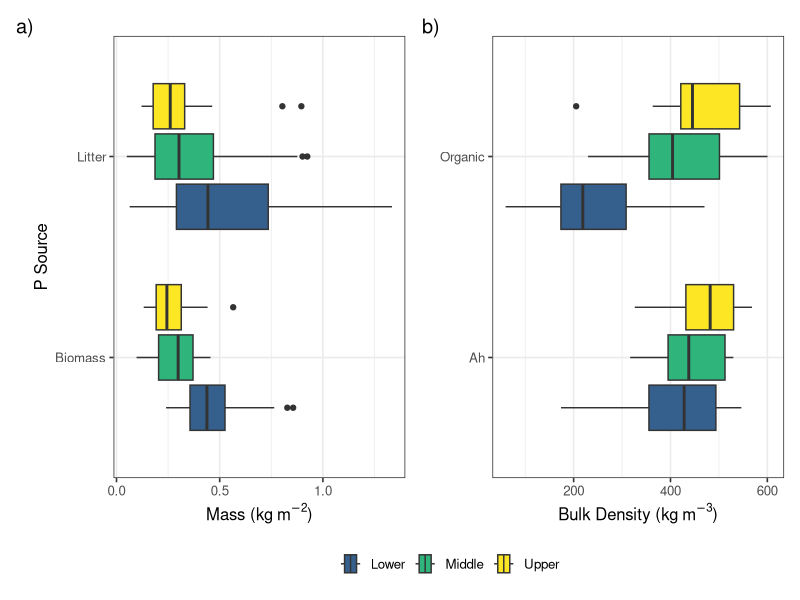
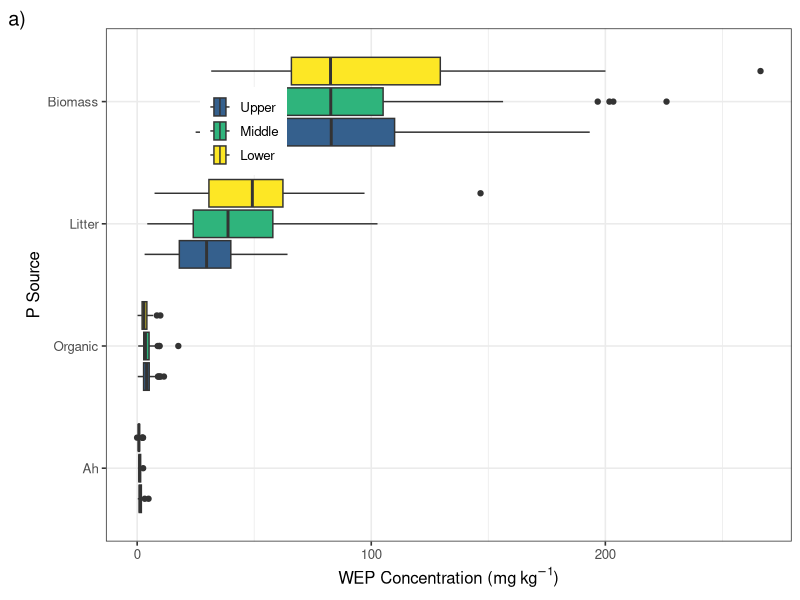
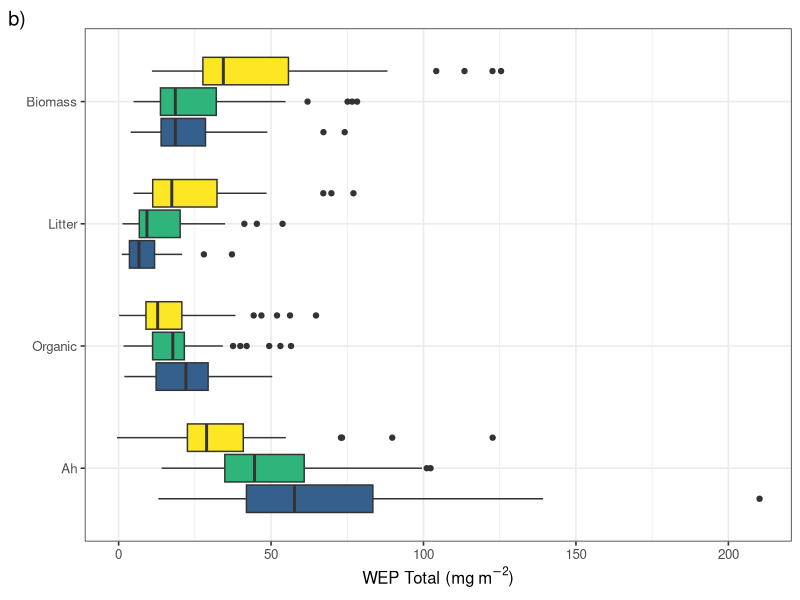
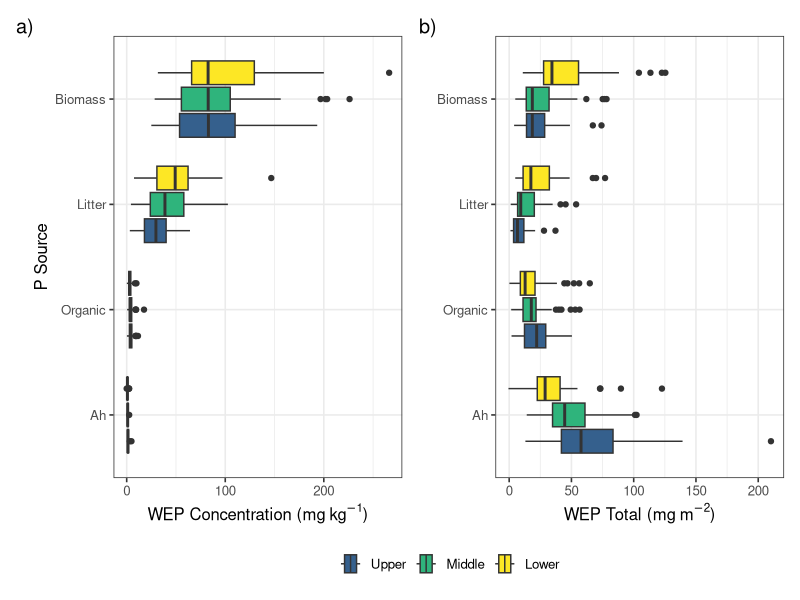

R code for these plots, in order:
## ---- chunk 1
library(tidyverse)
library(viridis)
library(patchwork)
## ---- chunk 2
conc <- read_csv(here::here("notebooks/Data/P_concentration.csv")) %>%
  rename("conc" = "ak_content") %>%
  filter(timing == "Before") %>%
  mutate(sample_type = fct_recode(sample_type, "Ah" = "Soil")) %>%
  mutate(sample_type = fct_relevel(sample_type, c("Ah", "Organic", "Litter","Biomass"))) %>%
  mutate(location = fct_relevel(location, c("Upper", "Middle", "Lower")))

mass_data <- read_csv(here::here("notebooks/Data/mass.csv")) %>%
  filter(timing == "Before") %>%
  mutate(sample_type = fct_relevel(sample_type, c("Biomass", "Litter")))

bd_data <- read_csv(here::here("notebooks/Data/bulk density.csv")) %>% # Bulk density measurements
  mutate(mass = bd * length_cm/100 * 1) %>%
  mutate(sample_type = fct_recode(sample_type, "Organic" = "LFH"))
## ---- chunk 3
total_data <- conc %>%
  left_join(mass_data) %>%
  left_join(bd_data) %>%
  mutate(p_total = case_when(sample_type == "Biomass" ~ conc * dryweight/1000 /0.25,
                             sample_type == "Litter" ~ conc * dryweight/1000 /0.25,
                             sample_type == "Organic" ~ conc *mass,
                             sample_type == "Ah"  ~ conc *mass)) %>%
  mutate(sample_type = fct_relevel(sample_type, c("Ah", "Organic", "Litter","Biomass"))) %>%
  mutate(location = fct_relevel(location, c("Upper", "Middle", "Lower")))

## ---- chunk 4
conc %>%
  group_by(sample_type) %>%
  summarise(mean = mean(conc, na.rm = T),
            median = median(conc, na.rm = T),
            sd = sd(conc, na.rm = T),
            IQR = quantile(conc, 0.75, na.rm = T) -quantile(conc, 0.25, na.rm = T))

conc %>%
  group_by(sample_type, location) %>%
  summarise(mean = mean(conc, na.rm = T),
            median = median(conc, na.rm = T),
            sd = sd(conc, na.rm = T),
            IQR = quantile(conc, 0.75, na.rm = T) -quantile(conc, 0.25, na.rm = T))

total_data %>%
  group_by(sample_type) %>%
  summarise(mean = mean(p_total, na.rm = T),
            median = median(p_total, na.rm = T),
            sd = sd(p_total, na.rm = T),
            IQR = quantile(p_total, 0.75, na.rm = T) -quantile(p_total, 0.25, na.rm = T))

total_data %>%
  group_by(sample_type, location) %>%
  summarise(mean = mean(p_total, na.rm = T),
            median = median(p_total, na.rm = T),
            sd = sd(p_total, na.rm = T),
            IQR = quantile(p_total, 0.75, na.rm = T) -quantile(p_total, 0.25, na.rm = T))
## ---- chunk 5
p5 <- ggplot(data = bd_data, aes(y = sample_type, x = bd, fill = location)) + 
  geom_boxplot() +
  theme_bw(base_size = 12) +
  labs(x = expression(paste("Bulk Density (", kg~m^{-3}, ")")), tag = "b)") +
  scale_fill_viridis_d(begin = 0.3, end = 1) +
  theme(legend.position = "bottom", 
        legend.title = element_blank(),
        axis.title.y = element_blank())
## ---- chunk 6
p4 <- ggplot(data = mass_data, aes(y = sample_type, x = dryweight/1000 /0.25, fill = location)) + 
  geom_boxplot() +
  theme_bw(base_size = 12) +
  labs(x = expression(paste("Mass (", kg~m^{-2}, ")")), y = "P Source", tag = "a)") +
  scale_fill_viridis_d(begin = 0.3, end = 1) +
  theme(legend.position = "bottom", 
        legend.title = element_blank())
## ---- chunk 7
#| label: suppfig-weights-bd
#| fig-cap: "a) Mass of biomass and litter before grazing and mowing and b) the bulk density of the organic layer and 10 cm Ah horizon"
#| fig-alt: "a) Mass of biomass and litter before grazing and mowing and b) the bulk density of the organic layer and 10 cm Ah horizon"
#| 
p4 + p5 + plot_layout(guides = 'collect') & theme(legend.position = 'bottom', legend.title = element_blank())
## ---- chunk 8
p1 <- ggplot(data = conc, aes(y = sample_type, x = conc, fill = location)) + 
  geom_boxplot() + 
  #scale_x_log10() +
  theme_bw(base_size = 12) +
  theme(legend.position = c(0.2, 0.8),
        legend.title = element_blank()) +
  labs(x = expression(paste("WEP Concentration (", mg~kg^{-1}, ")")), y = "P Source", tag = "a)") +
  scale_fill_viridis_d(name = "Location", begin = 0.3, end = 1)
p1

p2 <- ggplot(data = total_data, aes(y = sample_type, x = p_total, fill = location)) + 
  geom_boxplot() + 
  #scale_x_log10() +
  theme_bw(base_size = 12) +
  theme(axis.title.y = element_blank(),
        legend.position = "none") +
  labs(x = expression(paste("WEP Total (", mg~m^{-2}, ")")), tag = "b)") +
  scale_fill_viridis_d(name = "Location", begin = 0.3, end = 1)
p2
## ---- chunk 9
#| label: fig-vertical-WEP
#| fig-cap: "Vertical and longitudinal profiles of a) WEP concentration and b) WEP content in the riparian areas prior to grazing and mowing treatments."
#| fig-alt: "Vertical and longitudinal profiles of a) WEP concentration and b) WEP content in the riparian areas prior to grazing and mowing treatments."
#|  
p3 <- p1+p2 + plot_layout(guides = 'collect') & theme(legend.position = 'bottom', legend.title = element_blank())  

p3
#ggsave(plot = p3, filename = "Figures/Profile P.png", width = 174, height = 100, units = "mm", dpi = 600) 
